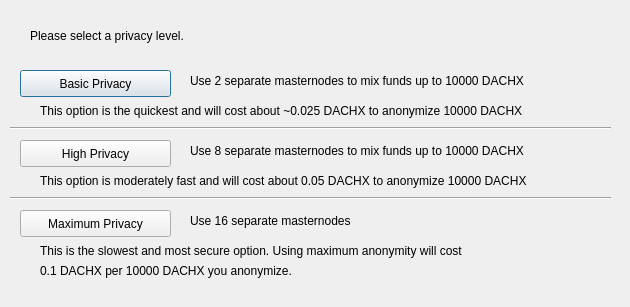
<?xml version="1.0" encoding="UTF-8"?>
<ui version="4.0">
 <class>ObfuscationConfig</class>
 <widget class="QDialog" name="ObfuscationConfig">
  <property name="geometry">
   <rect>
    <x>0</x>
    <y>0</y>
    <width>630</width>
    <height>307</height>
   </rect>
  </property>
  <property name="windowTitle">
   <string>Configure Obfuscation</string>
  </property>
  <widget class="QPushButton" name="buttonBasic">
   <property name="geometry">
    <rect>
     <x>20</x>
     <y>70</y>
     <width>151</width>
     <height>27</height>
    </rect>
   </property>
   <property name="text">
    <string>Basic Privacy</string>
   </property>
  </widget>
  <widget class="QPushButton" name="buttonHigh">
   <property name="geometry">
    <rect>
     <x>20</x>
     <y>140</y>
     <width>151</width>
     <height>27</height>
    </rect>
   </property>
   <property name="text">
    <string>High Privacy</string>
   </property>
  </widget>
  <widget class="QPushButton" name="buttonMax">
   <property name="geometry">
    <rect>
     <x>20</x>
     <y>210</y>
     <width>151</width>
     <height>27</height>
    </rect>
   </property>
   <property name="text">
    <string>Maximum Privacy</string>
   </property>
  </widget>
  <widget class="QLabel" name="label">
   <property name="geometry">
    <rect>
     <x>30</x>
     <y>20</y>
     <width>571</width>
     <height>31</height>
    </rect>
   </property>
   <property name="text">
    <string>Please select a privacy level.</string>
   </property>
  </widget>
  <widget class="QLabel" name="label_2">
   <property name="geometry">
    <rect>
     <x>190</x>
     <y>70</y>
     <width>421</width>
     <height>21</height>
    </rect>
   </property>
   <property name="text">
    <string>Use 2 separate masternodes to mix funds up to 10000 DACHX</string>
   </property>
  </widget>
  <widget class="QLabel" name="label_3">
   <property name="geometry">
    <rect>
     <x>190</x>
     <y>140</y>
     <width>411</width>
     <height>21</height>
    </rect>
   </property>
   <property name="text">
    <string>Use 8 separate masternodes to mix funds up to 10000 DACHX</string>
   </property>
  </widget>
  <widget class="QLabel" name="label_4">
   <property name="geometry">
    <rect>
     <x>190</x>
     <y>210</y>
     <width>421</width>
     <height>21</height>
    </rect>
   </property>
   <property name="text">
    <string>Use 16 separate masternodes</string>
   </property>
  </widget>
  <widget class="QLabel" name="label_6">
   <property name="geometry">
    <rect>
     <x>40</x>
     <y>100</y>
     <width>561</width>
     <height>21</height>
    </rect>
   </property>
   <property name="text">
    <string>This option is the quickest and will cost about ~0.025 DACHX to anonymize 10000 DACHX</string>
   </property>
  </widget>
  <widget class="QLabel" name="label_7">
   <property name="geometry">
    <rect>
     <x>40</x>
     <y>170</y>
     <width>561</width>
     <height>21</height>
    </rect>
   </property>
   <property name="text">
    <string>This option is moderately fast and will cost about 0.05 DACHX to anonymize 10000 DACHX</string>
   </property>
  </widget>
  <widget class="QLabel" name="label_8">
   <property name="geometry">
    <rect>
     <x>40</x>
     <y>240</y>
     <width>561</width>
     <height>21</height>
    </rect>
   </property>
   <property name="text">
    <string>This is the slowest and most secure option. Using maximum anonymity will cost</string>
   </property>
  </widget>
  <widget class="QLabel" name="label_9">
   <property name="geometry">
    <rect>
     <x>40</x>
     <y>260</y>
     <width>561</width>
     <height>21</height>
    </rect>
   </property>
   <property name="text">
    <string>0.1 DACHX per 10000 DACHX you anonymize.</string>
   </property>
  </widget>
  <widget class="Line" name="line">
   <property name="geometry">
    <rect>
     <x>10</x>
     <y>120</y>
     <width>601</width>
     <height>16</height>
    </rect>
   </property>
   <property name="orientation">
    <enum>Qt::Horizontal</enum>
   </property>
  </widget>
  <widget class="Line" name="line_2">
   <property name="geometry">
    <rect>
     <x>10</x>
     <y>190</y>
     <width>601</width>
     <height>16</height>
    </rect>
   </property>
   <property name="orientation">
    <enum>Qt::Horizontal</enum>
   </property>
  </widget>
 </widget>
 <resources/>
 <connections/>
</ui>
